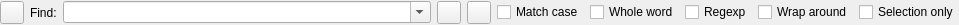
<?xml version="1.0" encoding="UTF-8"?>
<ui version="4.0">
 <class>SearchWidget</class>
 <widget class="QWidget" name="SearchWidget">
  <property name="geometry">
   <rect>
    <x>0</x>
    <y>0</y>
    <width>959</width>
    <height>25</height>
   </rect>
  </property>
  <property name="sizePolicy">
   <sizepolicy hsizetype="Expanding" vsizetype="Preferred">
    <horstretch>0</horstretch>
    <verstretch>0</verstretch>
   </sizepolicy>
  </property>
  <property name="windowTitle">
   <string>Find</string>
  </property>
  <layout class="QHBoxLayout" name="horizontalLayout">
   <property name="margin">
    <number>0</number>
   </property>
   <item>
    <widget class="QToolButton" name="closeButton">
     <property name="toolTip">
      <string>Press to close the window</string>
     </property>
     <property name="text">
      <string/>
     </property>
    </widget>
   </item>
   <item>
    <widget class="QLabel" name="label">
     <property name="text">
      <string>Find:</string>
     </property>
    </widget>
   </item>
   <item>
    <widget class="QComboBox" name="findtextCombo">
     <property name="sizePolicy">
      <sizepolicy hsizetype="Expanding" vsizetype="Fixed">
       <horstretch>0</horstretch>
       <verstretch>0</verstretch>
      </sizepolicy>
     </property>
     <property name="minimumSize">
      <size>
       <width>300</width>
       <height>0</height>
      </size>
     </property>
     <property name="editable">
      <bool>true</bool>
     </property>
     <property name="insertPolicy">
      <enum>QComboBox::InsertAtTop</enum>
     </property>
     <property name="autoCompletion">
      <bool>false</bool>
     </property>
     <property name="duplicatesEnabled">
      <bool>false</bool>
     </property>
    </widget>
   </item>
   <item>
    <widget class="QToolButton" name="findPrevButton">
     <property name="toolTip">
      <string>Press to find the previous occurrence</string>
     </property>
    </widget>
   </item>
   <item>
    <widget class="QToolButton" name="findNextButton">
     <property name="toolTip">
      <string>Press to find the next occurrence</string>
     </property>
    </widget>
   </item>
   <item>
    <widget class="QCheckBox" name="caseCheckBox">
     <property name="text">
      <string>Match case</string>
     </property>
    </widget>
   </item>
   <item>
    <widget class="QCheckBox" name="wordCheckBox">
     <property name="text">
      <string>Whole word</string>
     </property>
    </widget>
   </item>
   <item>
    <widget class="QCheckBox" name="regexpCheckBox">
     <property name="text">
      <string>Regexp</string>
     </property>
    </widget>
   </item>
   <item>
    <widget class="QCheckBox" name="wrapCheckBox">
     <property name="text">
      <string>Wrap around</string>
     </property>
    </widget>
   </item>
   <item>
    <widget class="QCheckBox" name="selectionCheckBox">
     <property name="text">
      <string>Selection only</string>
     </property>
    </widget>
   </item>
  </layout>
 </widget>
 <tabstops>
  <tabstop>findtextCombo</tabstop>
  <tabstop>caseCheckBox</tabstop>
  <tabstop>wordCheckBox</tabstop>
  <tabstop>regexpCheckBox</tabstop>
  <tabstop>wrapCheckBox</tabstop>
  <tabstop>selectionCheckBox</tabstop>
  <tabstop>findNextButton</tabstop>
  <tabstop>findPrevButton</tabstop>
  <tabstop>closeButton</tabstop>
 </tabstops>
 <resources/>
 <connections/>
</ui>
